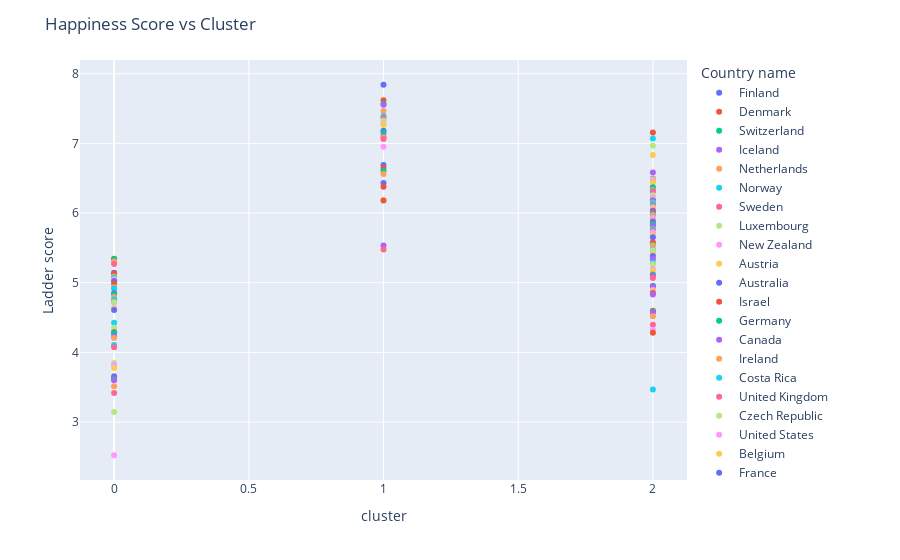

The code cell stored with this chart in its notebook:
### Code cell
# Plot the relationship between cluster and score 

fig = px.scatter(happy_df_cluster, x = 'cluster', y = "Ladder score",
            color = "Country name", hover_name = "Regional indicator")
          

fig.update_layout(
    title_text = 'Happiness Score vs Cluster'
)
fig.show()
